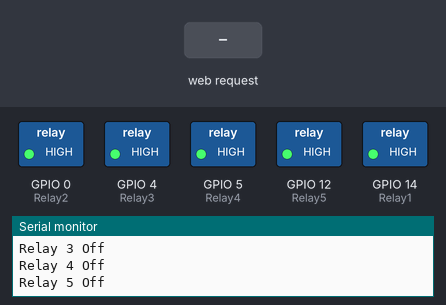
A sketch run on a simulated ESP8266 (NodeMCU). On the bench: switched loads named in the sketch (green lamp = pin HIGH), the last lines printed to the serial monitor. Inputs (shaded band) come from the test bench.

Above: at 2.3 s.
2.4 s: HTTP request GET /Lefton received
At 3.7 s:
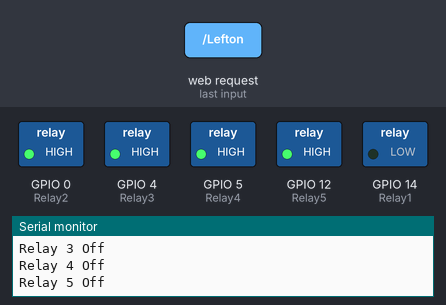
4.6 s: HTTP request GET /irrigationon received
At 6.0 s:
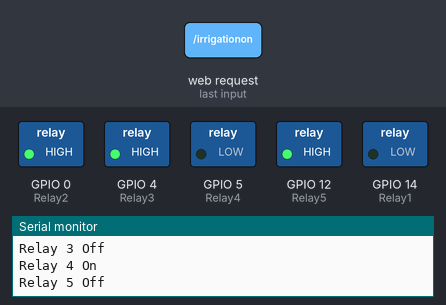
6.6 s: HTTP request GET / received
At 7.5 s:
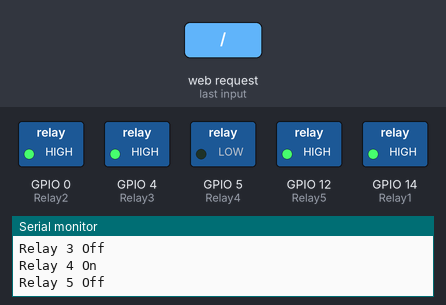
8.6 s: HTTP request GET /Righton received
At 10.0 s:
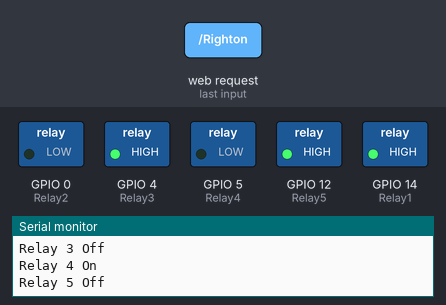
10.7 s: HTTP request GET /seedOn received
At 12.2 s:
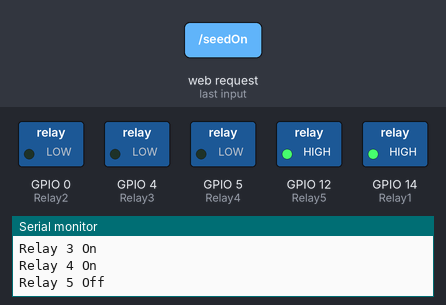
12.7 s: HTTP request GET /Leftoff received
At 14.4 s:
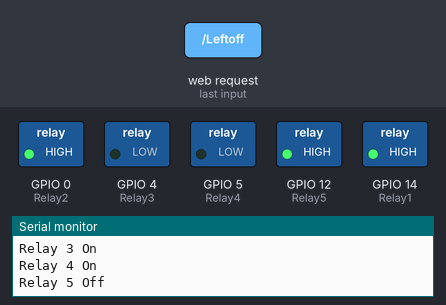
Timing chart, 0 to 15.7 s (numbered marks = the images above; inputs shaded):
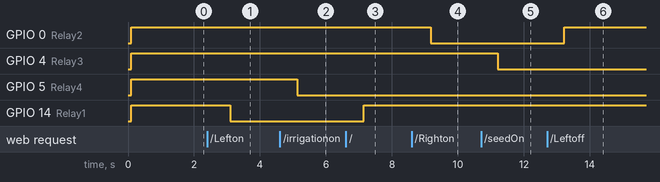

Measured:
- after the input at 2.4 s, GPIO 14 (Relay1): HIGH → LOW after 0.70 s
- after the input at 4.6 s, GPIO 5 (Relay4): HIGH → LOW after 0.52 s
- after the input at 6.6 s, GPIO 14 (Relay1): LOW → HIGH after 0.54 s
- after the input at 8.6 s, GPIO 0 (Relay2): HIGH → LOW after 0.58 s
- after the input at 10.7 s, GPIO 4 (Relay3): HIGH → LOW after 0.50 s
- after the input at 12.7 s, GPIO 0 (Relay2): LOW → HIGH after 0.52 s

The sketch:

controllRobo.ino
```cpp
#include <ESP8266WiFi.h>
#include <ESP8266WebServer.h>

/* Put your SSID & Password */
const char* ssid = "agrirobo";  // Enter SSID here
const char* password = "12345678";  //Enter Password here

/* Put IP Address details */
IPAddress local_ip(192,168,43,1);
IPAddress gateway(192,168,43,1);
IPAddress subnet(255,255,255,0);

ESP8266WebServer server(80);

uint8_t Relay4 = 5;
uint8_t Relay3 = 4;

uint8_t Relay2 = 0;
uint8_t Relay1 = 14;

uint8_t Relay5 = 12;

bool Leftstatus = LOW;
bool Rightstatus = LOW;
bool Straightstatus = LOW;
bool seeding = LOW;
bool irrgation = LOW;
bool freetlizer = LOW;
bool ploughing = LOW;


void setup() {
  // put your setup code here, to run once:

  Serial.begin(9600);

  WiFi.mode(WIFI_AP);
  WiFi.softAPConfig(local_ip, gateway, subnet);
  WiFi.softAP(ssid, password);
  Serial.println(WiFi.softAPIP());
  delay(100);

  server.on("/", handle_OnConnect);

  server.on("/Lefton", handle_Lefton);
  server.on("/Leftoff", handle_Leftoff);

  server.on("/Righton", handle_Righton);
  server.on("/Rightoff", handle_Rightoff);

  server.on("/Straighton", handle_Straighton);
  server.on("/Straightoff", handle_Straightoff);

  server.on("/seedOn", handle_seedon);
  server.on("/seedOff", handle_seedoff);

  server.on("/irrigationon", handle_irrigationon);
  server.on("/irrigationoff", handle_irrigationoff);

  server.on("/fertilizeron", handle_fertilizerOn);
  server.on("/fertilizeroff", handle_fertilizerOff);

  server.on("/ploughingon", handle_ploughingOn);
  server.on("/ploughingoff", handle_ploughingOff);

  server.begin();
  Serial.println("HTTP server started");

  pinMode(Relay1, OUTPUT);
  digitalWrite(Relay1, HIGH);

  pinMode(Relay2, OUTPUT);
  digitalWrite(Relay2, HIGH);

  pinMode(Relay3, OUTPUT);
  digitalWrite(Relay3, HIGH);

  pinMode(Relay4, OUTPUT);
  digitalWrite(Relay4, HIGH);

  pinMode(Relay5, OUTPUT);
  digitalWrite(Relay5, HIGH);

  delay(1000);

}


void loop() {
  // put your main code here, to run repeatedly:
  server.handleClient();


  if( Leftstatus || Straightstatus )
  {
      digitalWrite(Relay1, LOW);
      Serial.println("Relay 1 On");

  }
  else
  {
      digitalWrite(Relay1, HIGH);
      Serial.println("Relay 1 Off");
  }

  if ( Rightstatus || Straightstatus  )
  {
     digitalWrite(Relay2, LOW);
     Serial.println("Relay 2 On");
  }
  else
  {
    digitalWrite(Relay2, HIGH);
    Serial.println("Relay 2 Off");
  }


  if( seeding || ploughing )
  {
      digitalWrite(Relay3, LOW);
      Serial.println("Relay 3 On");
  }
  else
  {
      digitalWrite(Relay3, HIGH);
      Serial.println("Relay 3 Off");
  }

  if( irrgation )
  {
      digitalWrite(Relay4, LOW);
      Serial.println("Relay 4 On");
  }
  else
  {
       digitalWrite(Relay4, HIGH);
       Serial.println("Relay 4 Off");
  }

  if( freetlizer )
  {
      digitalWrite(Relay5, LOW);
      Serial.println("Relay 5 On");
  }
  else
  {
       digitalWrite(Relay5, HIGH);
       Serial.println("Relay 5 Off");
  }


  delay(1000);

}

void handle_OnConnect() {

  Leftstatus = LOW;
  Rightstatus = LOW;
  Straightstatus = LOW;


  Serial.println("GPIO7 Status: OFF | GPIO6 Status: OFF");
  server.send(200, "text/html", SendHTML(Leftstatus, Rightstatus, Straightstatus, seeding, irrgation, freetlizer, ploughing  ));
}

void handle_Lefton() {
  Leftstatus = HIGH;
  Rightstatus = LOW;
  Straightstatus = LOW;

  Serial.println("GPIO7 Status: ON");
  server.send(200, "text/html", SendHTML(Leftstatus, Rightstatus, Straightstatus, seeding, irrgation, freetlizer, ploughing  ));
}

void handle_Leftoff() {

  Leftstatus = LOW;
  Rightstatus = LOW;
  Straightstatus = LOW;

  Serial.println("GPIO7 Status: OFF");
  server.send(200, "text/html", SendHTML(Leftstatus, Rightstatus, Straightstatus, seeding, irrgation, freetlizer, ploughing  ));

}

void handle_Righton() {
  Leftstatus = LOW;
  Rightstatus = HIGH;
  Straightstatus = LOW;

  Serial.println("GPIO7 Status: ON");
  server.send(200, "text/html", SendHTML(Leftstatus, Rightstatus, Straightstatus, seeding, irrgation, freetlizer, ploughing  ));
}

void handle_Rightoff() {

  Leftstatus = LOW;
  Rightstatus = LOW;
  Straightstatus = LOW;

  Serial.println("GPIO7 Status: OFF");
  server.send(200, "text/html", SendHTML(Leftstatus, Rightstatus, Straightstatus, seeding, irrgation, freetlizer, ploughing  ));

}

void handle_Straighton() {
  Leftstatus = LOW;
  Rightstatus = LOW;
  Straightstatus = HIGH;

  Serial.println("GPIO7 Status: ON");
  server.send(200, "text/html", SendHTML(Leftstatus, Rightstatus, Straightstatus, seeding, irrgation, freetlizer, ploughing  ));
}

void handle_Straightoff() {

  Leftstatus = LOW;
  Rightstatus = LOW;
  Straightstatus = LOW;

  Serial.println("GPIO7 Status: OFF");
  server.send(200, "text/html", SendHTML(Leftstatus, Rightstatus, Straightstatus, seeding, irrgation, freetlizer, ploughing  ));

}

void handle_seedon() {


  seeding = HIGH;

  Serial.println("GPIO7 Status: ON");
  server.send(200, "text/html", SendHTML(Leftstatus, Rightstatus, Straightstatus, seeding, irrgation, freetlizer, ploughing  ));
}

void handle_seedoff() {

  seeding = LOW;

  Serial.println("GPIO7 Status: OFF");
  server.send(200, "text/html", SendHTML(Leftstatus, Rightstatus, Straightstatus, seeding, irrgation, freetlizer, ploughing  ));

}

void handle_irrigationon() {

  irrgation = HIGH;

  Serial.println("GPIO7 Status: OFF");
  server.send(200, "text/html", SendHTML(Leftstatus, Rightstatus, Straightstatus, seeding, irrgation, freetlizer, ploughing  ));

}

void handle_irrigationoff() {

  irrgation = LOW;

  Serial.println("GPIO7 Status: OFF");
  server.send(200, "text/html", SendHTML(Leftstatus, Rightstatus, Straightstatus, seeding, irrgation, freetlizer, ploughing  ));

}


void handle_fertilizerOn() {

  freetlizer = HIGH;

  Serial.println("GPIO7 Status: OFF");
  server.send(200, "text/html", SendHTML(Leftstatus, Rightstatus, Straightstatus, seeding, irrgation, freetlizer, ploughing  ));

}


void handle_fertilizerOff() {

  freetlizer = LOW;

  Serial.println("GPIO7 Status: OFF");
  server.send(200, "text/html", SendHTML(Leftstatus, Rightstatus, Straightstatus, seeding, irrgation, freetlizer, ploughing  ));

}

void handle_ploughingOn() {

  ploughing = HIGH;

  Serial.println("GPIO7 Status: OFF");
  server.send(200, "text/html", SendHTML(Leftstatus, Rightstatus, Straightstatus, seeding, irrgation, freetlizer, ploughing  ));

}


void handle_ploughingOff() {

  ploughing = LOW;

  Serial.println("GPIO7 Status: OFF");
  server.send(200, "text/html", SendHTML(Leftstatus, Rightstatus, Straightstatus, seeding, irrgation, freetlizer, ploughing  ));

}


bool blntemp = false;
bool blnhum = false;

String SendHTML(uint8_t Leftstat,uint8_t Rightstat, uint8_t Straight,uint8_t seeding, uint8_t irrgation, uint8_t freetlizer, uint8_t ploughing ){
  String ptr = "<!DOCTYPE html> <html>\n";
  ptr +="<head><meta name=\"viewport\" content=\"width=device-width, initial-scale=1.0, user-scalable=no\">\n";
  ptr +="<title>LED Control</title>\n";
  ptr +="<style>html { font-family: Helvetica; display: inline-block; margin: 0px auto; text-align: center;}\n";
  ptr +="body{margin-top: 50px;} h1 {color: #444444;margin: 50px auto 30px;} h3 {color: #444444;margin-bottom: 50px;}\n";
  ptr +=".button {display: block;width: 80px;background-color: #1abc9c;border: none;color: white;padding: 13px 30px;text-decoration: none;font-size: 25px;margin: 0px auto 35px;cursor: pointer;border-radius: 4px;}\n";
  ptr +=".button-on {background-color: #1abc9c;}\n";
  ptr +=".button-on:active {background-color: #16a085;}\n";
  ptr +=".button-off {background-color: #34495e;}\n";
  ptr +=".button-off:active {background-color: #2c3e50;}\n";
  ptr +="p {font-size: 14px;color: #888;margin-bottom: 10px;}\n";
  ptr +="</style>\n";
  ptr +="</head>\n";
  ptr +="<body>\n";
  ptr +="<h1> VERTICAL GARDEN </h1>\n";

  if( blnhum )
  {
      blnhum = false;
      ptr +="<h3> HUMIDITY : 45 % </h1>\n";
  }
  else
  {
      blnhum = true;
      ptr +="<h3> HUMIDITY : 35 % </h1>\n";
  }

  if( blntemp )
  {
      blntemp = false;
      ptr +="<h3> TEMP : 35 C </h1>\n";
  }
  else
  {
       blntemp = true;
       ptr +="<h3> TEMP : 36 C </h1>\n";
  }


   if(Leftstat)
  {ptr +="<p>MOTOR: ON</p><a class=\"button button-off\" href=\"/Leftoff\">OFF</a>\n";}
  else
  {ptr +="<p>MOTOR: OFF</p><a class=\"button button-on\" href=\"/Lefton\">ON</a>\n";}

  if(Rightstat)
  {ptr +="<p>LIGHT: ON</p><a class=\"button button-off\" href=\"/Rightoff\">OFF</a>\n";}
  else
  {ptr +="<p>LIGHT: OFF</p><a class=\"button button-on\" href=\"/Righton\">ON</a>\n";}

   if(Straight)
  {ptr +="<p>M/L: ON</p><a class=\"button button-off\" href=\"/Straightoff\">OFF</a>\n";}
  else
  {ptr +="<p>M/L: OFF</p><a class=\"button button-on\" href=\"/Straighton\">ON</a>\n";}

   if(seeding)
  {ptr +="<p>seeding: ON</p><a class=\"button button-off\" href=\"/seedOff\">OFF</a>\n";}
  else
  {ptr +="<p>seeding: OFF</p><a class=\"button button-on\" href=\"/seedOn\">ON</a>\n";}

   if(irrgation)
  {ptr +="<p>irrgation : ON </p><a class=\"button button-off\" href=\"/irrigationoff\">OFF</a>\n";}
  else
  {ptr +="<p>irrgation: OFF</p><a class=\"button button-on\" href=\"/irrigationon\">ON</a>\n";}

   if(freetlizer)
  {ptr +="<p>freetlizer : ON </p><a class=\"button button-off\" href=\"/fertilizeroff\">OFF</a>\n";}
  else
  {ptr +="<p>freetlizer : OFF</p><a class=\"button button-on\" href=\"/fertilizeron\">ON</a>\n";}

  if(ploughing)
  {ptr +="<p>ploughing : ON </p><a class=\"button button-off\" href=\"/ploughingoff\">OFF</a>\n";}
  else
  {ptr +="<p>ploughing : OFF</p><a class=\"button button-on\" href=\"/ploughingon\">ON</a>\n";}

  ptr +="</body>\n";
  ptr +="</html>\n";
  return ptr;
}
```
